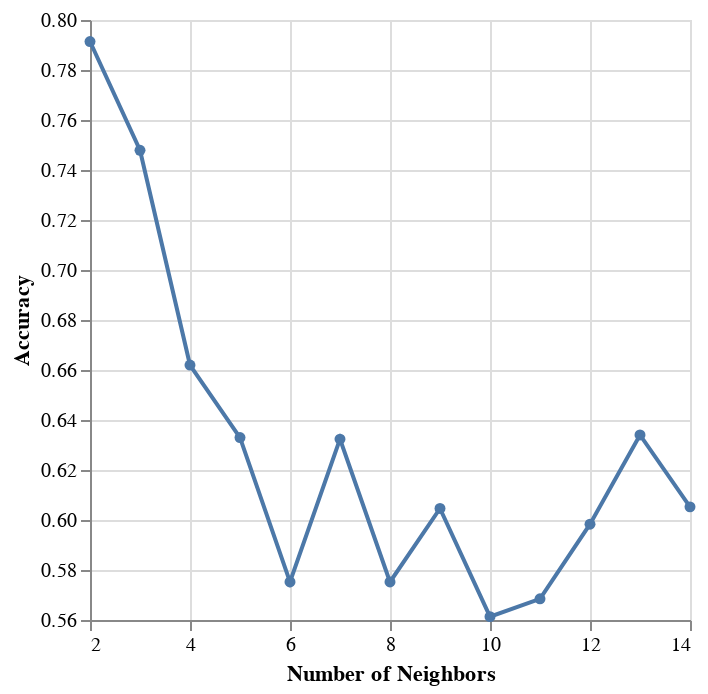

The notebook cell this image was saved under:
### Code cell
#np.random.seed(2020)

# selecting k value
param_grid = {
    "kneighborsclassifier__n_neighbors": range(2, 15, 1),
}

# making tuning pipeline
players_tune_pipe = make_pipeline(players_sessions_preprocessor, KNeighborsClassifier())

# knn tuning grid
knn_tune_grid = GridSearchCV(
     players_tune_pipe, param_grid, cv=4,
)

#knn model grid
knn_model_grid = knn_tune_grid.fit(X_train,y_train)

accuracies_grid= pd.DataFrame(knn_model_grid.cv_results_)
accuracies_grid

#plot accuracies grid
accuracy_versus_k_grid = alt.Chart(accuracies_grid).mark_line(point=True).encode(
     x=alt.X("param_kneighborsclassifier__n_neighbors")
         .title("Number of Neighbors")
         .scale(zero=False),
     y=alt.Y("mean_test_score")
         .title("Accuracy")
         .scale(zero=False)
 )

accuracy_versus_k_grid

### Figure 1 — Vega specification as saved in the notebook (floating-point values rounded to 4 significant figures)
{"$schema": "https://vega.github.io/schema/vega/v5.json", "data": [{"name": "source_0", "values": [{"mean_test_score": 0.7914, "param_kneighborsclassifier__n_neighbors": 2}, {"mean_test_score": 0.7479, "param_kneighborsclassifier__n_neighbors": 3}, {"mean_test_score": 0.662, "param_kneighborsclassifier__n_neighbors": 4}, {"mean_test_score": 0.633, "param_kneighborsclassifier__n_neighbors": 5}, {"mean_test_score": 0.5752, "param_kneighborsclassifier__n_neighbors": 6}, {"mean_test_score": 0.6324, "param_kneighborsclassifier__n_neighbors": 7}, {"mean_test_score": 0.5752, "param_kneighborsclassifier__n_neighbors": 8}, {"mean_test_score": 0.6046, "param_kneighborsclassifier__n_neighbors": 9}, {"mean_test_score": 0.5613, "param_kneighborsclassifier__n_neighbors": 10}, {"mean_test_score": 0.5685, "param_kneighborsclassifier__n_neighbors": 11}, {"mean_test_score": 0.5983, "param_kneighborsclassifier__n_neighbors": 12}, {"mean_test_score": 0.634, "param_kneighborsclassifier__n_neighbors": 13}, {"mean_test_score": 0.6053, "param_kneighborsclassifier__n_neighbors": 14}]}, {"name": "data_0", "values": [{"mean_test_score": 0.7914, "param_kneighborsclassifier__n_neighbors": 2}, {"mean_test_score": 0.7479, "param_kneighborsclassifier__n_neighbors": 3}, {"mean_test_score": 0.662, "param_kneighborsclassifier__n_neighbors": 4}, {"mean_test_score": 0.633, "param_kneighborsclassifier__n_neighbors": 5}, {"mean_test_score": 0.5752, "param_kneighborsclassifier__n_neighbors": 6}, {"mean_test_score": 0.6324, "param_kneighborsclassifier__n_neighbors": 7}, {"mean_test_score": 0.5752, "param_kneighborsclassifier__n_neighbors": 8}, {"mean_test_score": 0.6046, "param_kneighborsclassifier__n_neighbors": 9}, {"mean_test_score": 0.5613, "param_kneighborsclassifier__n_neighbors": 10}, {"mean_test_score": 0.5685, "param_kneighborsclassifier__n_neighbors": 11}, {"mean_test_score": 0.5983, "param_kneighborsclassifier__n_neighbors": 12}, {"mean_test_score": 0.634, "param_kneighborsclassifier__n_neighbors": 13}, {"mean_test_score": 0.6053, "param_kneighborsclassifier__n_neighbors": 14}]}], "marks": [{"type": "line", "name": "layer_0_marks", "from": {"data": "source_0"}, "sort": {"field": "x"}, "encode": {"update": {"y": {"field": "mean_test_score", "scale": "y"}, "stroke": {"value": "#4c78a8"}, "defined": {"signal": "isValid(datum[\"param_kneighborsclassifier__n_neighbors\"]) && isFinite(+datum[\"param_kneighborsclassifier__n_neighbors\"]) && isValid(datum[\"mean_test_score\"]) && isFinite(+datum[\"mean_test_score\"])"}, "x": {"field": "param_kneighborsclassifier__n_neighbors", "scale": "x"}}}, "style": ["line"]}, {"type": "symbol", "name": "layer_1_marks", "from": {"data": "data_0"}, "encode": {"update": {"y": {"field": "mean_test_score", "scale": "y"}, "x": {"field": "param_kneighborsclassifier__n_neighbors", "scale": "x"}, "opacity": {"value": 1}, "fill": {"value": "#4c78a8"}}}, "style": ["point"]}], "scales": [{"name": "x", "type": "linear", "domain": {"fields": [{"data": "source_0", "field": "param_kneighborsclassifier__n_neighbors"}, {"data": "data_0", "field": "param_kneighborsclassifier__n_neighbors"}]}, "range": [0, {"signal": "width"}], "zero": false, "nice": true}, {"name": "y", "type": "linear", "domain": {"fields": [{"data": "source_0", "field": "mean_test_score"}, {"data": "data_0", "field": "mean_test_score"}]}, "range": [{"signal": "height"}, 0], "zero": false, "nice": true}], "axes": [{"scale": "x", "ticks": false, "domain": false, "maxExtent": 0, "grid": true, "aria": false, "tickCount": {"signal": "ceil(width/40)"}, "gridScale": "y", "labels": false, "minExtent": 0, "zindex": 0, "orient": "bottom"}, {"scale": "y", "domain": false, "tickCount": {"signal": "ceil(height/40)"}, "maxExtent": 0, "minExtent": 0, "zindex": 0, "grid": true, "orient": "left", "ticks": false, "gridScale": "x", "labels": false, "aria": false}, {"scale": "x", "grid": false, "zindex": 0, "labelFlush": true, "labelOverlap": true, "tickCount": {"signal": "ceil(width/40)"}, "orient": "bottom", "title": "Number of Neighbors"}, {"scale": "y", "tickCount": {"signal": "ceil(height/40)"}, "zindex": 0, "title": "Accuracy", "orient": "left", "grid": false, "labelOverlap": true}], "padding": 5, "height": 300, "width": 300, "background": "white", "style": "cell"}
